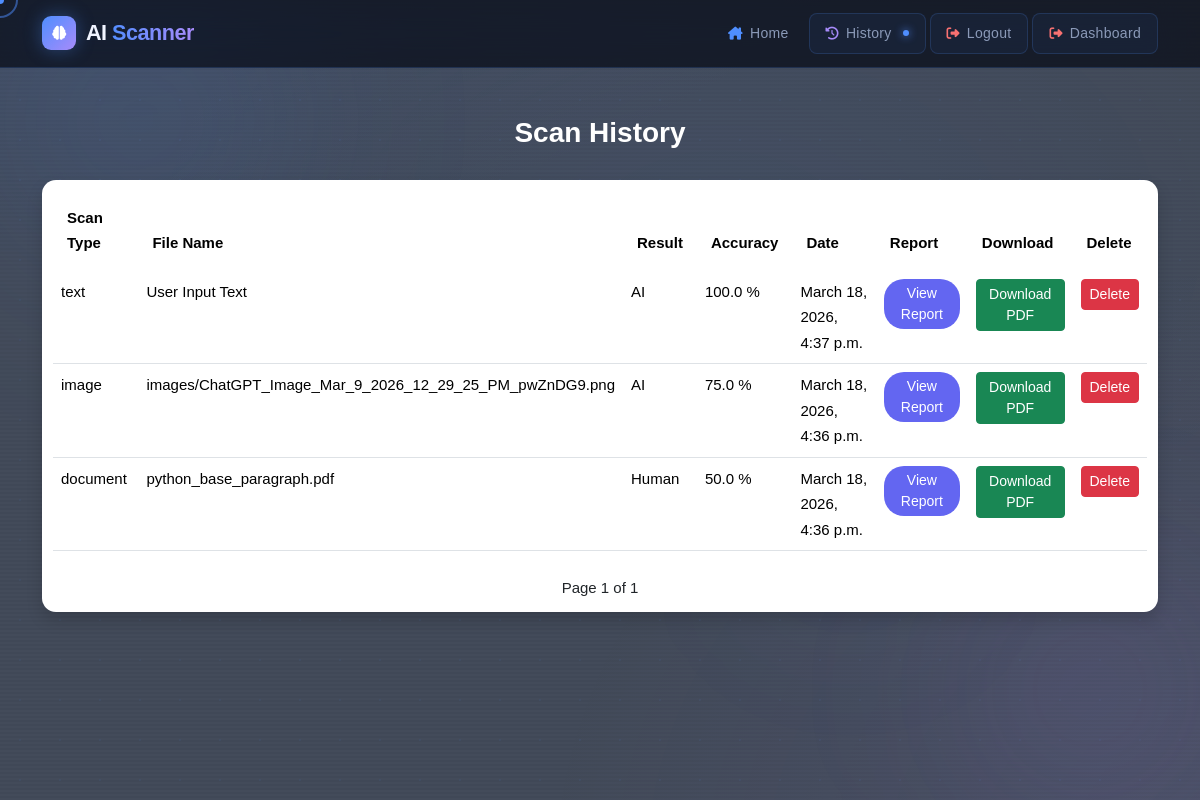
Before: /history/?page=2 (signed in) with the older database file.
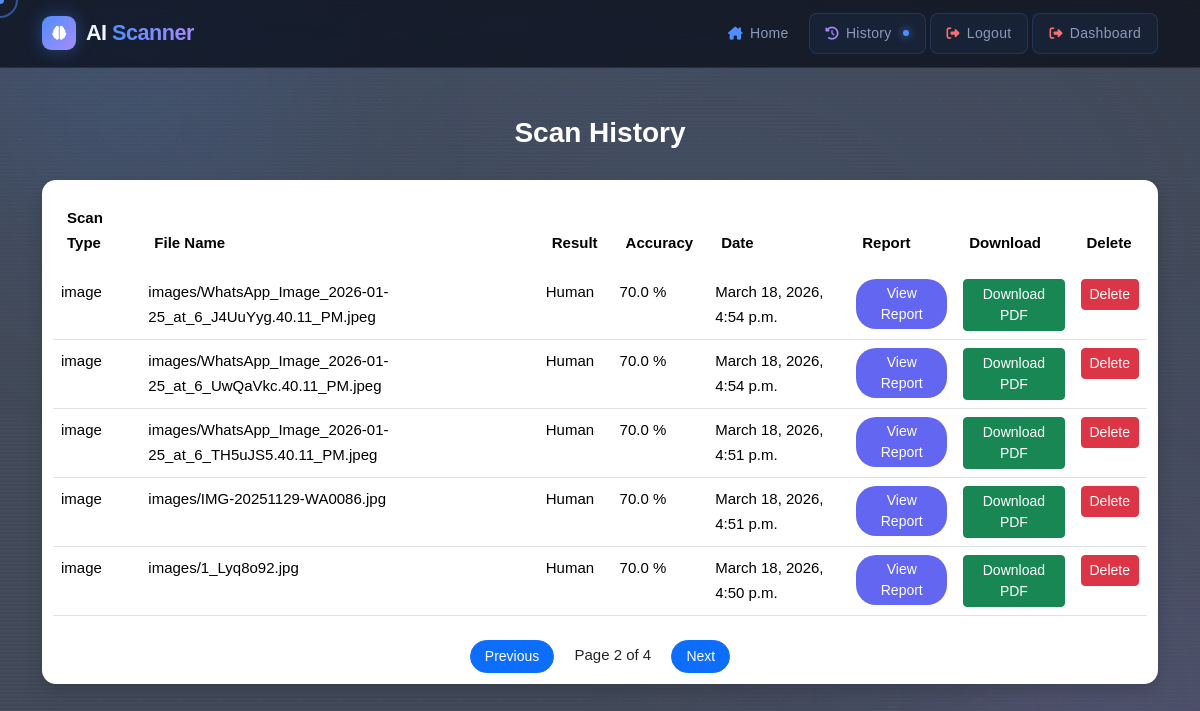
After: the same page with the newer database file.
### scanner/models.py (models this page shows, shortened)
class ScanHistory(models.Model):
        SCAN_TYPES = (
            ("document", "Document"),
            ("image", "Image"),
            ("text", "Text"),
        )
        user = models.ForeignKey(User, on_delete=models.CASCADE, null=True, blank=True)
        scan_type = models.CharField(max_length=20, choices=SCAN_TYPES)
        file_name = models.CharField(max_length=255, blank=True)
        result = models.CharField(max_length=100)
        accuracy = models.FloatField()
        details = models.TextField(blank=True)
        created_at = models.DateTimeField(auto_now_add=True)

### scanner/views.py (the view)
# urls.py: path('history/', views.scan_history, name='scan_history'),
@login_required(login_url="/login/")
def scan_history(request):
    history_list = ScanHistory.objects.filter(
        user=request.user
    ).order_by("-created_at")
    paginator = Paginator(history_list, 5)   # 5 reports per page
    page_number = request.GET.get("page")
    history = paginator.get_page(page_number)
    return render(request, "scan_history.html", {
        "history": history
    })

### templates/scan_history.html (shortened to what this page needs)
{% extends 'base.html' %}
{% load static %}
{% block content %}
<link rel="stylesheet" href="{% static 'css/scan_history.css' %}">
<link rel="stylesheet" href="{% static 'css/home.css' %}">
<div class="history-page">
<h3 class="page-title">Scan History</h3>
<div class="card history-card shadow">
<div class="table-responsive">
{% if history %}
<table class="table history-table">
<thead>
<tr>
<th>Scan Type</th>
<th>File Name</th>
<th>Result</th>
<th>Accuracy</th>
<th>Date</th>
<th>Report</th>
<th>Download</th>
<th>Delete</th>
</tr>
</thead>
<tbody>
{% for h in history %}
<tr class="history-row">
<td>{{ h.scan_type }}</td>
<td class="file-name">{{ h.file_name }}</td>
<td class="result">{{ h.result }}</td>
<td class="accuracy">{{ h.accuracy }} %</td>
<td>{{ h.created_at }}</td>
<td>
<a href="/report/{{ h.id }}/"
class="btn btn-sm report-btn">
View Report
</a>
</td>
    <td>
{% if user.is_authenticated %}
<a href="/download/{{ h.id }}/"
class="btn btn-success btn-sm">
Download PDF
</a>
{% else %}
<span class="text-muted">
Login required
</span>
{% endif %}
</td>
<td>
<form method="POST" action="{% url 'delete_scan' h.id %}"
onsubmit="return confirm('Are you sure you want to delete this scan?');">
<button type="submit" class="btn btn-danger btn-sm">
Delete
</button>
</form>
</td>
</tr>
{% endfor %}
</tbody>
</table>
    <div class="text-center mt-4">
{% if history.has_previous %}
<a href="?page={{ history.previous_page_number }}" class="btn btn-primary btn-sm">
Previous
</a>
{% endif %}
<span class="mx-3">
Page {{ history.number }} of {{ history.paginator.num_pages }}
</span>
{% if history.has_next %}
<a href="?page={{ history.next_page_number }}" class="btn btn-primary btn-sm">
Next
</a>
{% endif %}
</div>
    {% else %}
<p>No scan history available.</p>
{% endif %}
</div>
</div>
</div>
{% endblock %}

### templates/base.html (shortened to what this page needs)
{% load static %}
<!DOCTYPE html>
<html lang="en">
<head>
<link href="https://cdn.jsdelivr.net/npm/bootstrap@5.3.2/dist/css/bootstrap.min.css" rel="stylesheet">
<link rel="stylesheet" href="{% static 'css/style.css' %}">
    <link rel="stylesheet" href="https://cdnjs.cloudflare.com/ajax/libs/font-awesome/6.5.0/css/all.min.css">
</head>
<body>
  <div id="cursor-ring"></div>
  <div class="orb orb-2"></div>
  <nav class="navbar navbar-expand-lg" id="mainNav">
    <div class="container">
      <a class="navbar-brand" href="/">
        <div class="brand-icon">
          <i class="fa-solid fa-brain" style="color:#fff;"></i>
        </div>
        <span class="brand-text">AI<span> Scanner</span></span>
      </a>
      <div class="collapse navbar-collapse" id="navbarNav">
        <ul class="navbar-nav ms-auto align-items-lg-center gap-1">
          <li class="nav-item">
            <a class="nav-link" href="/">
              <i class="fa-solid fa-house-chimney" style="color:var(--accent);font-size:13px;"></i>
              Home
            </a>
          </li>
          {% if user.is_authenticated %}
          <li class="nav-item">
            <a class="nav-link nav-btn" href="/history/">
              <i class="fa-solid fa-clock-rotate-left" style="color:var(--accent2);font-size:13px;"></i>
              History
              <span class="nav-badge ms-1"></span>
            </a>
          </li>
          <li class="nav-item">
            <a class="nav-link nav-btn" href="/logout/">
              <i class="fa-solid fa-right-from-bracket" style="color:#f87171;font-size:13px;"></i>
              Logout
            </a>
          </li>
          <li class="nav-item">
            <a class="nav-link nav-btn" href="/dashboard/">
              <i class="fa-solid fa-right-from-bracket" style="color:#f87171;font-size:13px;"></i>
              Dashboard
            </a>
          </li>
          {% endif %}
        </ul>
      </div>
    </div>
  </nav>
  <div class="main-wrapper">
    <div class="container mt-5 page-content">
      {% block content %}
      {% endblock %}
    </div>
  </div>
</body>
</html>

### static/css/style.css (style rules this page uses)
:root { --bg-deep: #060912; --bg-mid: #0d1120; --bg-card: #111827; --accent: #4f8eff; --accent-glow: rgba(79, 142, 255, 0.35); --accent2: #a78bfa; --accent2-glow:rgba(167,139,250,0.3); --text-primary:#f0f4ff; --text-muted: #8b9ab8; --border: rgba(79,142,255,0.18); --nav-h: 68px; --radius: 14px; --transition: 0.35s cubic-bezier(0.4,0,0.2,1); }
*, *::before, *::after { box-sizing: border-box; margin: 0; padding: 0; }
html { scroll-behavior: smooth; }
body { background: var(--bg-deep); color: var(--text-primary); font-family: 'Space Grotesk', sans-serif; font-size: 15px; line-height: 1.7; min-height: 100vh; overflow-x: hidden; cursor: none; }
#cursor-ring { width: 36px; height: 36px; border: 2px solid var(--accent); border-radius: 50%; position: fixed; pointer-events: none; z-index: 9998; transform: translate(-50%, -50%); opacity: 0.5; transition: transform 0.18s ease, width 0.25s, height 0.25s, opacity 0.25s; }
.navbar { height: var(--nav-h); background: rgba(6, 9, 18, 0.7) !important; backdrop-filter: blur(24px) saturate(160%); -webkit-backdrop-filter: blur(24px) saturate(160%); border-bottom: 1px solid var(--border); position: sticky; top: 0; z-index: 1000; transition: background var(--transition), box-shadow var(--transition); }
.navbar-brand { font-family: 'Syne', sans-serif; font-weight: 800; font-size: 1.35rem; letter-spacing: -0.5px; color: var(--text-primary) !important; display: flex; align-items: center; gap: 10px; position: relative; }
.brand-icon { width: 34px; height: 34px; background: linear-gradient(135deg, var(--accent) 0%, var(--accent2) 100%); border-radius: 9px; display: flex; align-items: center; justify-content: center; font-size: 14px; box-shadow: 0 0 18px var(--accent-glow); animation: iconPulse 3s ease-in-out infinite; }
.brand-text span { background: linear-gradient(90deg, var(--accent), var(--accent2)); -webkit-background-clip: text; -webkit-text-fill-color: transparent; }
.navbar-nav .nav-link { color: var(--text-muted) !important; font-weight: 500; font-size: 0.875rem; letter-spacing: 0.3px; padding: 8px 16px !important; border-radius: 8px; transition: color var(--transition), background var(--transition); display: flex; align-items: center; gap: 7px; position: relative; }
.navbar-nav .nav-link::after { content: ''; position: absolute; bottom: 3px; left: 16px; right: 16px; height: 2px; background: linear-gradient(90deg, var(--accent), var(--accent2)); border-radius: 2px; transform: scaleX(0); transition: transform var(--transition); }
.nav-btn { border: 1px solid var(--border) !important; background: rgba(79,142,255,0.06) !important; }
.main-wrapper { position: relative; z-index: 1; }
.page-content { animation: pageEnter 0.6s cubic-bezier(0.16, 1, 0.3, 1) both; }
.nav-badge { width: 6px; height: 6px; background: var(--accent); border-radius: 50%; display: inline-block; box-shadow: 0 0 8px var(--accent); animation: badgePulse 2s ease-in-out infinite; }

### static/css/scan_history.css (style rules this page uses)
.history-page { margin-top:30px; }
.page-title { font-weight:700; margin-bottom:20px; animation:fadeDown 0.6s ease; }
.history-card { border-radius:14px; padding:10px; }
.history-table { margin-bottom:0; }
.history-table thead { background:#0d6efd; color:white; }
.history-table th { padding:14px; font-weight:600; }
.history-row { transition:0.3s; }
.file-name { font-weight:500; color:#0d6efd; }
.accuracy { font-weight:600; }
.result { font-weight:600; }
.report-btn { background:#6366f1; border:none; color:white; border-radius:20px; padding:5px 14px; transition:0.3s; }
body { background:url("/static/images/ai-bg.jpg") center/cover no-repeat; min-height:100vh; position:relative; }
body::before { content:""; position:fixed; top:0; left:0; width:100%; height:100%; background:rgba(5,15,35,0.75); z-index:-1; }
.page-title { text-align:center; color:white; font-weight:600; margin-bottom:30px; }
.history-table { color:white; }
.history-table thead th { border-bottom:1px solid rgba(255,255,255,0.15); font-weight:600; }
.history-row { transition:0.25s; }
.file-name { font-weight:500; color:#93c5fd; }
.result { font-weight:500; }
.accuracy { color:#facc15; font-weight:500; }
.report-btn { background:#6366f1; border:none; border-radius:20px; padding:4px 14px; transition:0.3s; }
.history-card { box-shadow:0 10px 25px rgba(0,0,0,0.4); border:1px solid rgba(255,255,255,0.08); }
.btn-primary { border-radius:20px; padding:5px 14px; }

Changed rows visible on the page:
no longer on this page (row unchanged): ScanHistory: scan_type "text", file_name "User Input Text", result "AI", accuracy "100.0", created_at "March 18, 2026, 4:37 p.m."
no longer on this page (row unchanged): ScanHistory: scan_type "image", file_name "images/ChatGPT_Image_Mar_9_2026_12_29_25_PM_pwZnDG9.png", result "AI", accuracy "75.0", created_at "March 18, 2026, 4:36 p.m."
no longer on this page (row unchanged): ScanHistory: scan_type "document", file_name "python_base_paragraph.pdf", result "Human", accuracy "50.0", created_at "March 18, 2026, 4:36 p.m."
added ScanHistory: scan_type "image", file_name "images/WhatsApp_Image_2026-01-25_at_6_J4UuYyg.40.11_PM.jpeg", result "Human", accuracy "70.0", created_at "March 18, 2026, 4:54 p.m."
added ScanHistory: scan_type "image", file_name "images/WhatsApp_Image_2026-01-25_at_6_UwQaVkc.40.11_PM.jpeg", result "Human", accuracy "70.0", created_at "March 18, 2026, 4:54 p.m."
added ScanHistory: scan_type "image", file_name "images/WhatsApp_Image_2026-01-25_at_6_TH5uJS5.40.11_PM.jpeg", result "Human", accuracy "70.0", created_at "March 18, 2026, 4:51 p.m."
added ScanHistory: scan_type "image", file_name "images/IMG-20251129-WA0086.jpg", result "Human", accuracy "70.0", created_at "March 18, 2026, 4:51 p.m."
added ScanHistory: scan_type "image", file_name "images/1_Lyq8o92.jpg", result "Human", accuracy "70.0", created_at "March 18, 2026, 4:50 p.m."
Other visible differences:
{{ history.number }}: "1" → "2"
{{ history.paginator.num_pages }}: "1" → "4"
text now shown: "Previous Next"
